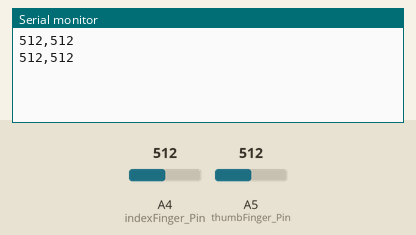
A sketch run on a simulated Arduino Uno, built with avr-gcc and run on an emulated ATmega328P. On the bench: the last lines printed to the serial monitor. The test bench sets the inputs (shaded band); at power-on: A4 (indexFinger_Pin) = 512, A5 (thumbFinger_Pin) = 512.

Above: at 2.8 s.
2.9 s: A4 (indexFinger_Pin) set to 716
At 5.2 s:
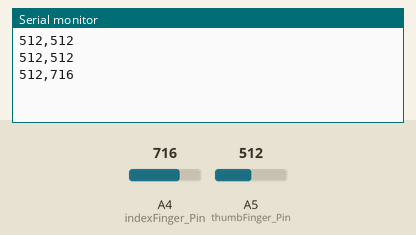
5.6 s: A5 (thumbFinger_Pin) set to 716
At 7.0 s:
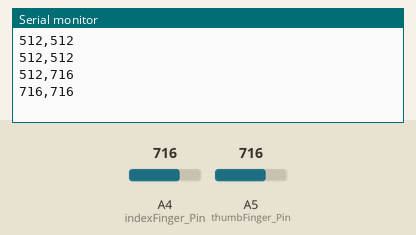
8.3 s: A4 (indexFinger_Pin) set to 900
At 10.8 s:
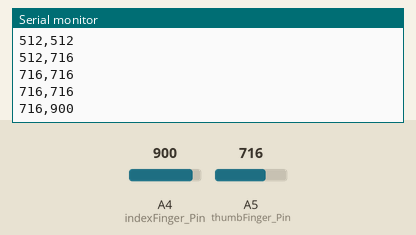
11.0 s: A5 (thumbFinger_Pin) set to 900
At 12.8 s:
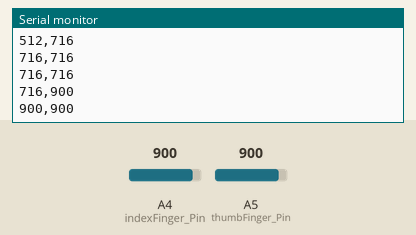
Timing chart, 0 to 14.3 s (numbered marks = the images above; inputs shaded):
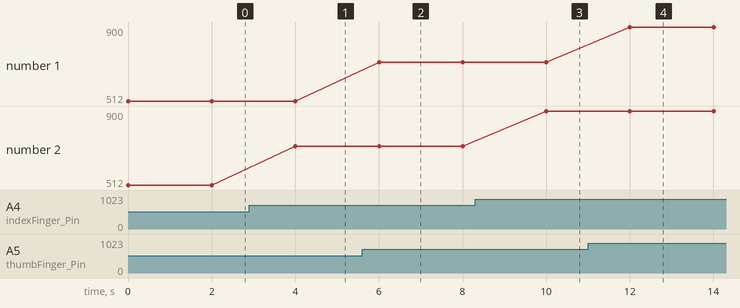

The sketch:

luva.ino
```cpp
int indexFinger_Pin = A4;
int thumbFinger_Pin = A5;

int pos_indexFinger = 0;
int pos_thumbFinger = 0;

//int estado = 0;


void setup() {
  pinMode(A4, INPUT);
  pinMode(A5, INPUT);

  Serial.begin(9600);

}

void loop() {
  pos_indexFinger = analogRead(indexFinger_Pin);
  pos_thumbFinger = analogRead(thumbFinger_Pin);


  Serial.print(pos_thumbFinger);
  Serial.print(",");
  Serial.print(pos_indexFinger);
  Serial.println(" ");


///Esta lógica foi migrada para a aplicação de NodeJS
//
//  if(pos_indexFinger < 15){
//    if(pos_thumbFinger > 15){
//       estado = 2; // Tesoura
//    }
//    else{
//       estado = 1; // Papel
//    }
//
//  }
//  else{
//     estado = 0; //Pedra
//  }
// Serial.println(estado);


  delay(2000); //Pausa o programa em 0.1 segundos, sempre que estás a fazer leituras constantes convém teres um delay para não encheres o buffer rápido de mais

}
```

Measured:
- after the input at 2.9 s, the serial monitor: prints a new line after 1.1 s (image 1)
- after the input at 5.6 s, the serial monitor: prints a new line after 0.40 s (image 2)
- after the input at 8.3 s, the serial monitor: prints a new line after 1.7 s (image 3)
- after the input at 11.0 s, the serial monitor: prints a new line after 1.0 s (image 4)
- plotted number 2: 512 → 716 after the input at 2.9 s, 716 → 900 after the input at 8.3 s
